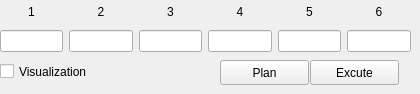
             <widget class="QWidget" name="tab_6">
              <attribute name="title">
               <string>Joint goal</string>
              </attribute>
              <widget class="QCheckBox" name="checkBox_2">
               <property name="geometry">
                <rect>
                 <x>0</x>
                 <y>60</y>
                 <width>121</width>
                 <height>23</height>
                </rect>
               </property>
               <property name="text">
                <string>Visualization</string>
               </property>
              </widget>
              <widget class="QPushButton" name="btnMoveit_setJointValue">
               <property name="geometry">
                <rect>
                 <x>220</x>
                 <y>60</y>
                 <width>89</width>
                 <height>25</height>
                </rect>
               </property>
               <property name="text">
                <string>Plan</string>
               </property>
              </widget>
              <widget class="QPushButton" name="btnMoveit_setJointValue_2">
               <property name="geometry">
                <rect>
                 <x>310</x>
                 <y>60</y>
                 <width>89</width>
                 <height>25</height>
                </rect>
               </property>
               <property name="text">
                <string>Excute</string>
               </property>
              </widget>
              <widget class="QWidget" name="layoutWidget">
               <property name="geometry">
                <rect>
                 <x>0</x>
                 <y>0</y>
                 <width>411</width>
                 <height>52</height>
                </rect>
               </property>
               <layout class="QGridLayout" name="gridLayout_2">
                <item row="0" column="0">
                 <widget class="QLabel" name="label_37">
                  <property name="frameShape">
                   <enum>QFrame::NoFrame</enum>
                  </property>
                  <property name="frameShadow">
                   <enum>QFrame::Raised</enum>
                  </property>
                  <property name="text">
                   <string>&lt;html&gt;&lt;head/&gt;&lt;body&gt;&lt;p&gt;1&lt;/p&gt;&lt;/body&gt;&lt;/html&gt;</string>
                  </property>
                  <property name="alignment">
                   <set>Qt::AlignCenter</set>
                  </property>
                  <property name="margin">
                   <number>1</number>
                  </property>
                 </widget>
                </item>
                <item row="0" column="1">
                 <widget class="QLabel" name="label_40">
                  <property name="frameShape">
                   <enum>QFrame::NoFrame</enum>
                  </property>
                  <property name="frameShadow">
                   <enum>QFrame::Raised</enum>
                  </property>
                  <property name="text">
                   <string>&lt;html&gt;&lt;head/&gt;&lt;body&gt;&lt;p&gt;2&lt;/p&gt;&lt;/body&gt;&lt;/html&gt;</string>
                  </property>
                  <property name="alignment">
                   <set>Qt::AlignCenter</set>
                  </property>
                  <property name="margin">
                   <number>1</number>
                  </property>
                 </widget>
                </item>
                <item row="0" column="2">
                 <widget class="QLabel" name="label_41">
                  <property name="frameShape">
                   <enum>QFrame::NoFrame</enum>
                  </property>
                  <property name="frameShadow">
                   <enum>QFrame::Raised</enum>
                  </property>
                  <property name="text">
                   <string>&lt;html&gt;&lt;head/&gt;&lt;body&gt;&lt;p&gt;3&lt;/p&gt;&lt;/body&gt;&lt;/html&gt;</string>
                  </property>
                  <property name="alignment">
                   <set>Qt::AlignCenter</set>
                  </property>
                  <property name="margin">
                   <number>1</number>
                  </property>
                 </widget>
                </item>
                <item row="0" column="3">
                 <widget class="QLabel" name="label_42">
                  <property name="frameShape">
                   <enum>QFrame::NoFrame</enum>
                  </property>
                  <property name="frameShadow">
                   <enum>QFrame::Raised</enum>
                  </property>
                  <property name="text">
                   <string>&lt;html&gt;&lt;head/&gt;&lt;body&gt;&lt;p&gt;4&lt;/p&gt;&lt;/body&gt;&lt;/html&gt;</string>
                  </property>
                  <property name="alignment">
                   <set>Qt::AlignCenter</set>
                  </property>
                  <property name="margin">
                   <number>1</number>
                  </property>
                 </widget>
                </item>
                <item row="0" column="4">
                 <widget class="QLabel" name="label_43">
                  <property name="frameShape">
                   <enum>QFrame::NoFrame</enum>
                  </property>
                  <property name="frameShadow">
                   <enum>QFrame::Raised</enum>
                  </property>
                  <property name="text">
                   <string>&lt;html&gt;&lt;head/&gt;&lt;body&gt;&lt;p&gt;5&lt;/p&gt;&lt;/body&gt;&lt;/html&gt;</string>
                  </property>
                  <property name="alignment">
                   <set>Qt::AlignCenter</set>
                  </property>
                  <property name="margin">
                   <number>1</number>
                  </property>
                 </widget>
                </item>
                <item row="0" column="5">
                 <widget class="QLabel" name="label_44">
                  <property name="frameShape">
                   <enum>QFrame::NoFrame</enum>
                  </property>
                  <property name="frameShadow">
                   <enum>QFrame::Raised</enum>
                  </property>
                  <property name="text">
                   <string>&lt;html&gt;&lt;head/&gt;&lt;body&gt;&lt;p&gt;6&lt;/p&gt;&lt;/body&gt;&lt;/html&gt;</string>
                  </property>
                  <property name="alignment">
                   <set>Qt::AlignCenter</set>
                  </property>
                  <property name="margin">
                   <number>1</number>
                  </property>
                 </widget>
                </item>
                <item row="1" column="0">
                 <widget class="QLineEdit" name="txtsetJointValue_1">
                  <property name="text">
                   <string/>
                  </property>
                 </widget>
                </item>
                <item row="1" column="1">
                 <widget class="QLineEdit" name="txtsetJointValue_2">
                  <property name="text">
                   <string/>
                  </property>
                 </widget>
                </item>
                <item row="1" column="2">
                 <widget class="QLineEdit" name="txtsetJointValue_3">
                  <property name="text">
                   <string/>
                  </property>
                 </widget>
                </item>
                <item row="1" column="3">
                 <widget class="QLineEdit" name="txtsetJointValue_4">
                  <property name="text">
                   <string/>
                  </property>
                 </widget>
                </item>
                <item row="1" column="4">
                 <widget class="QLineEdit" name="txtsetJointValue_5">
                  <property name="text">
                   <string/>
                  </property>
                 </widget>
                </item>
                <item row="1" column="5">
                 <widget class="QLineEdit" name="txtsetJointValue_6">
                  <property name="text">
                   <string/>
                  </property>
                 </widget>
                </item>
               </layout>
              </widget>
             </widget>
